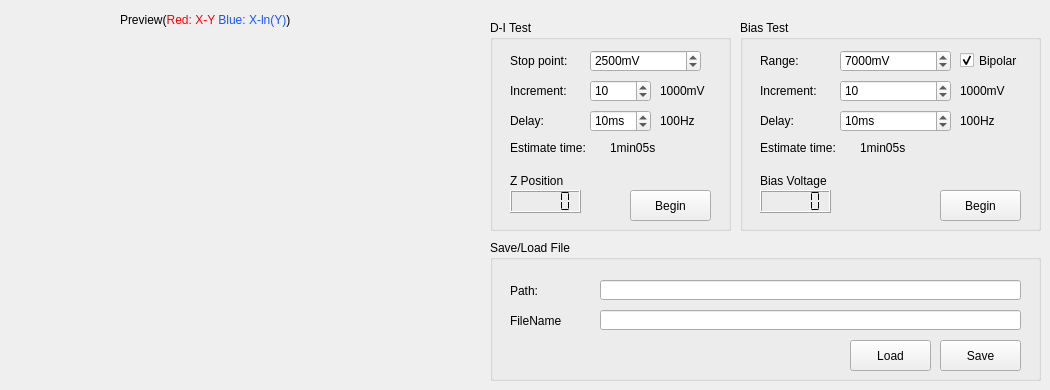
    <widget class="QWidget" name="tab">
     <attribute name="title">
      <string>Curve Test</string>
     </attribute>
     <widget class="PlotWidget" name="graphWidget_4" native="true">
      <property name="geometry">
       <rect>
        <x>10</x>
        <y>30</y>
        <width>471</width>
        <height>171</height>
       </rect>
      </property>
     </widget>
     <widget class="QGroupBox" name="groupBox_9">
      <property name="geometry">
       <rect>
        <x>490</x>
        <y>20</y>
        <width>241</width>
        <height>211</height>
       </rect>
      </property>
      <property name="title">
       <string>D-I Test</string>
      </property>
      <widget class="QSpinBox" name="spinBox_curve_distop">
       <property name="geometry">
        <rect>
         <x>100</x>
         <y>30</y>
         <width>111</width>
         <height>22</height>
        </rect>
       </property>
       <property name="suffix">
        <string>mV</string>
       </property>
       <property name="minimum">
        <number>0</number>
       </property>
       <property name="maximum">
        <number>10000</number>
       </property>
       <property name="singleStep">
        <number>10</number>
       </property>
       <property name="value">
        <number>2500</number>
       </property>
      </widget>
      <widget class="QLabel" name="label_65">
       <property name="geometry">
        <rect>
         <x>20</x>
         <y>30</y>
         <width>71</width>
         <height>21</height>
        </rect>
       </property>
       <property name="text">
        <string>Stop point:</string>
       </property>
      </widget>
      <widget class="QLabel" name="label_66">
       <property name="geometry">
        <rect>
         <x>20</x>
         <y>60</y>
         <width>71</width>
         <height>21</height>
        </rect>
       </property>
       <property name="text">
        <string>Increment:</string>
       </property>
      </widget>
      <widget class="QSpinBox" name="spinBox_curve_diinc">
       <property name="geometry">
        <rect>
         <x>100</x>
         <y>60</y>
         <width>61</width>
         <height>22</height>
        </rect>
       </property>
       <property name="suffix">
        <string/>
       </property>
       <property name="minimum">
        <number>1</number>
       </property>
       <property name="maximum">
        <number>10000</number>
       </property>
       <property name="singleStep">
        <number>10</number>
       </property>
       <property name="value">
        <number>10</number>
       </property>
      </widget>
      <widget class="QSpinBox" name="spinBox_curve_difreq">
       <property name="geometry">
        <rect>
         <x>100</x>
         <y>90</y>
         <width>61</width>
         <height>22</height>
        </rect>
       </property>
       <property name="suffix">
        <string>ms</string>
       </property>
       <property name="minimum">
        <number>0</number>
       </property>
       <property name="maximum">
        <number>10000</number>
       </property>
       <property name="singleStep">
        <number>5</number>
       </property>
       <property name="value">
        <number>10</number>
       </property>
      </widget>
      <widget class="QLabel" name="label_67">
       <property name="geometry">
        <rect>
         <x>20</x>
         <y>90</y>
         <width>71</width>
         <height>21</height>
        </rect>
       </property>
       <property name="text">
        <string>Delay:</string>
       </property>
      </widget>
      <widget class="QPushButton" name="pushButton_curve_dibegin">
       <property name="geometry">
        <rect>
         <x>140</x>
         <y>170</y>
         <width>81</width>
         <height>31</height>
        </rect>
       </property>
       <property name="text">
        <string>Begin</string>
       </property>
      </widget>
      <widget class="QLabel" name="label_curve_diinc_mv">
       <property name="geometry">
        <rect>
         <x>170</x>
         <y>60</y>
         <width>61</width>
         <height>21</height>
        </rect>
       </property>
       <property name="text">
        <string>1000mV</string>
       </property>
      </widget>
      <widget class="QLabel" name="label_curve_diinc_hz">
       <property name="geometry">
        <rect>
         <x>170</x>
         <y>90</y>
         <width>61</width>
         <height>21</height>
        </rect>
       </property>
       <property name="text">
        <string>100Hz</string>
       </property>
      </widget>
      <widget class="QLabel" name="label_40">
       <property name="geometry">
        <rect>
         <x>20</x>
         <y>120</y>
         <width>91</width>
         <height>16</height>
        </rect>
       </property>
       <property name="text">
        <string>Estimate time:</string>
       </property>
      </widget>
      <widget class="QLabel" name="label_curve_dieta">
       <property name="geometry">
        <rect>
         <x>120</x>
         <y>120</y>
         <width>101</width>
         <height>16</height>
        </rect>
       </property>
       <property name="text">
        <string>1min05s</string>
       </property>
      </widget>
      <widget class="QLCDNumber" name="lcdNumber_curve_test_di">
       <property name="geometry">
        <rect>
         <x>20</x>
         <y>170</y>
         <width>71</width>
         <height>23</height>
        </rect>
       </property>
       <property name="smallDecimalPoint">
        <bool>false</bool>
       </property>
       <property name="segmentStyle">
        <enum>QLCDNumber::Flat</enum>
       </property>
       <property name="value" stdset="0">
        <double>0.000000000000000</double>
       </property>
       <property name="intValue" stdset="0">
        <number>0</number>
       </property>
      </widget>
      <widget class="QLabel" name="label_42">
       <property name="geometry">
        <rect>
         <x>20</x>
         <y>150</y>
         <width>81</width>
         <height>21</height>
        </rect>
       </property>
       <property name="text">
        <string>Z Position</string>
       </property>
      </widget>
     </widget>
     <widget class="QGroupBox" name="groupBox_10">
      <property name="geometry">
       <rect>
        <x>740</x>
        <y>20</y>
        <width>301</width>
        <height>211</height>
       </rect>
      </property>
      <property name="title">
       <string>Bias Test</string>
      </property>
      <widget class="QSpinBox" name="spinBox_curve_binc">
       <property name="geometry">
        <rect>
         <x>100</x>
         <y>60</y>
         <width>111</width>
         <height>22</height>
        </rect>
       </property>
       <property name="suffix">
        <string/>
       </property>
       <property name="minimum">
        <number>1</number>
       </property>
       <property name="maximum">
        <number>10000</number>
       </property>
       <property name="singleStep">
        <number>10</number>
       </property>
       <property name="value">
        <number>10</number>
       </property>
      </widget>
      <widget class="QSpinBox" name="spinBox_curve_bfreq">
       <property name="geometry">
        <rect>
         <x>100</x>
         <y>90</y>
         <width>111</width>
         <height>22</height>
        </rect>
       </property>
       <property name="suffix">
        <string>ms</string>
       </property>
       <property name="minimum">
        <number>0</number>
       </property>
       <property name="maximum">
        <number>10000</number>
       </property>
       <property name="singleStep">
        <number>5</number>
       </property>
       <property name="value">
        <number>10</number>
       </property>
      </widget>
      <widget class="QLabel" name="label_68">
       <property name="geometry">
        <rect>
         <x>20</x>
         <y>30</y>
         <width>71</width>
         <height>21</height>
        </rect>
       </property>
       <property name="text">
        <string>Range:</string>
       </property>
      </widget>
      <widget class="QSpinBox" name="spinBox_curve_bstop">
       <property name="geometry">
        <rect>
         <x>100</x>
         <y>30</y>
         <width>111</width>
         <height>22</height>
        </rect>
       </property>
       <property name="suffix">
        <string>mV</string>
       </property>
       <property name="minimum">
        <number>0</number>
       </property>
       <property name="maximum">
        <number>10000</number>
       </property>
       <property name="singleStep">
        <number>10</number>
       </property>
       <property name="value">
        <number>7000</number>
       </property>
      </widget>
      <widget class="QLabel" name="label_69">
       <property name="geometry">
        <rect>
         <x>20</x>
         <y>60</y>
         <width>71</width>
         <height>21</height>
        </rect>
       </property>
       <property name="text">
        <string>Increment:</string>
       </property>
      </widget>
      <widget class="QLabel" name="label_70">
       <property name="geometry">
        <rect>
         <x>20</x>
         <y>90</y>
         <width>71</width>
         <height>21</height>
        </rect>
       </property>
       <property name="text">
        <string>Delay:</string>
       </property>
      </widget>
      <widget class="QCheckBox" name="checkBox_curve_bipolar">
       <property name="geometry">
        <rect>
         <x>220</x>
         <y>30</y>
         <width>71</width>
         <height>21</height>
        </rect>
       </property>
       <property name="text">
        <string>Bipolar</string>
       </property>
       <property name="checked">
        <bool>true</bool>
       </property>
      </widget>
      <widget class="QPushButton" name="pushButton_curve_bbegin">
       <property name="geometry">
        <rect>
         <x>200</x>
         <y>170</y>
         <width>81</width>
         <height>31</height>
        </rect>
       </property>
       <property name="text">
        <string>Begin</string>
       </property>
      </widget>
      <widget class="QLabel" name="label_curve_biinc_hz">
       <property name="geometry">
        <rect>
         <x>220</x>
         <y>90</y>
         <width>61</width>
         <height>21</height>
        </rect>
       </property>
       <property name="text">
        <string>100Hz</string>
       </property>
      </widget>
      <widget class="QLabel" name="label_curve_biinc_mv">
       <property name="geometry">
        <rect>
         <x>220</x>
         <y>60</y>
         <width>61</width>
         <height>21</height>
        </rect>
       </property>
       <property name="text">
        <string>1000mV</string>
       </property>
      </widget>
      <widget class="QLabel" name="label_41">
       <property name="geometry">
        <rect>
         <x>20</x>
         <y>120</y>
         <width>91</width>
         <height>16</height>
        </rect>
       </property>
       <property name="text">
        <string>Estimate time:</string>
       </property>
      </widget>
      <widget class="QLabel" name="label_bieta">
       <property name="geometry">
        <rect>
         <x>120</x>
         <y>120</y>
         <width>101</width>
         <height>16</height>
        </rect>
       </property>
       <property name="text">
        <string>1min05s</string>
       </property>
      </widget>
      <widget class="QLabel" name="label_43">
       <property name="geometry">
        <rect>
         <x>20</x>
         <y>150</y>
         <width>81</width>
         <height>21</height>
        </rect>
       </property>
       <property name="text">
        <string>Bias Voltage</string>
       </property>
      </widget>
      <widget class="QLCDNumber" name="lcdNumber_curve_test_bi">
       <property name="geometry">
        <rect>
         <x>20</x>
         <y>170</y>
         <width>71</width>
         <height>23</height>
        </rect>
       </property>
       <property name="smallDecimalPoint">
        <bool>false</bool>
       </property>
       <property name="segmentStyle">
        <enum>QLCDNumber::Flat</enum>
       </property>
       <property name="value" stdset="0">
        <double>0.000000000000000</double>
       </property>
       <property name="intValue" stdset="0">
        <number>0</number>
       </property>
      </widget>
     </widget>
     <widget class="QGroupBox" name="groupBox_11">
      <property name="geometry">
       <rect>
        <x>490</x>
        <y>240</y>
        <width>551</width>
        <height>141</height>
       </rect>
      </property>
      <property name="title">
       <string>Save/Load File</string>
      </property>
      <widget class="QPushButton" name="pushButton_curve_save">
       <property name="geometry">
        <rect>
         <x>450</x>
         <y>100</y>
         <width>81</width>
         <height>31</height>
        </rect>
       </property>
       <property name="text">
        <string>Save</string>
       </property>
      </widget>
      <widget class="QLineEdit" name="lineEdit_curve_path">
       <property name="geometry">
        <rect>
         <x>110</x>
         <y>40</y>
         <width>421</width>
         <height>20</height>
        </rect>
       </property>
       <property name="placeholderText">
        <string/>
       </property>
      </widget>
      <widget class="QLineEdit" name="lineEdit_curve_filename">
       <property name="geometry">
        <rect>
         <x>110</x>
         <y>70</y>
         <width>421</width>
         <height>20</height>
        </rect>
       </property>
      </widget>
      <widget class="QLabel" name="label_71">
       <property name="geometry">
        <rect>
         <x>20</x>
         <y>40</y>
         <width>51</width>
         <height>21</height>
        </rect>
       </property>
       <property name="text">
        <string>Path:</string>
       </property>
      </widget>
      <widget class="QLabel" name="label_72">
       <property name="geometry">
        <rect>
         <x>20</x>
         <y>70</y>
         <width>71</width>
         <height>21</height>
        </rect>
       </property>
       <property name="text">
        <string>FileName</string>
       </property>
      </widget>
      <widget class="QPushButton" name="pushButton_curve_load">
       <property name="geometry">
        <rect>
         <x>360</x>
         <y>100</y>
         <width>81</width>
         <height>31</height>
        </rect>
       </property>
       <property name="text">
        <string>Load</string>
       </property>
      </widget>
     </widget>
     <widget class="PlotWidget" name="graphWidget_5" native="true">
      <property name="geometry">
       <rect>
        <x>10</x>
        <y>210</y>
        <width>471</width>
        <height>171</height>
       </rect>
      </property>
     </widget>
     <widget class="QLabel" name="label_76">
      <property name="geometry">
       <rect>
        <x>120</x>
        <y>10</y>
        <width>211</width>
        <height>21</height>
       </rect>
      </property>
      <property name="text">
       <string>&lt;html&gt;&lt;head/&gt;&lt;body&gt;&lt;p&gt;Preview(&lt;span style=&quot; color:#ff0004;&quot;&gt;Red: X-Y &lt;/span&gt;&lt;span style=&quot; color:#1855ff;&quot;&gt;Blue: X-ln(Y)&lt;/span&gt;)&lt;/p&gt;&lt;/body&gt;&lt;/html&gt;</string>
      </property>
     </widget>
    </widget>
